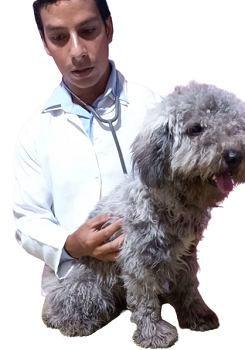
#> input picture assets/luis.png, 245 x 350 px
$ python -i covers.py   (imports and definitions only)
#> lines starting #> are read from the running program, lines starting #| are printed output that depends on the picture
#> further down, picture is the input picture: PIL image 245x350 RGBA; mean R, G, B, A 189, 184.1, 186.6, 255
#!/usr/bin/env python3
"""
Portadas llamativas (estilo YouTube viral) y gancho de texto para el inicio del video.
Todo con Pillow: sin servicios de pago, sin claves.

  hook_overlay(text, W, H, path)           -> PNG transparente con texto enorme (primeros segundos del video)
  make_covers(img_path, text, out_dir, blog) -> cover_h.jpg (1280x720, miniatura de YouTube)
                                               cover_v.jpg (1080x1920, TikTok / Reels / Shorts)
"""
import itertools
import os

from PIL import Image, ImageDraw, ImageEnhance, ImageFilter, ImageFont, ImageOps

ASSETS = os.path.join(os.path.dirname(os.path.abspath(__file__)), "assets")
# Anton (licencia OFL, incluida en assets): letra condensada y gruesa, la más usada en miniaturas que se leen en el móvil.
FONT_BOLD = os.path.join(ASSETS, "Anton-Regular.ttf")
if not os.path.exists(FONT_BOLD):
    FONT_BOLD = "/usr/share/fonts/truetype/dejavu/DejaVuSans-Bold.ttf"
YELLOW, WHITE, RED, BLACK = (255, 230, 0), (255, 255, 255), (255, 60, 60), (0, 0, 0)


# [48 lines left out: functions _split_lines, _fit, _draw_block, not called in this run]


def _enhance(im):
    """Más color, contraste y nitidez: la foto 'salta' en la miniatura."""
    im = ImageEnhance.Color(im).enhance(1.4)
    im = ImageEnhance.Contrast(im).enhance(1.2)
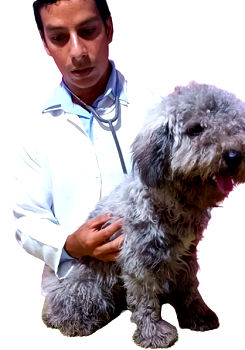
#> im: PIL image 245x350 RGBA; mean R, G, B, A 184.8, 176.3, 180.2, 255
    im = ImageEnhance.Brightness(im).enhance(1.05)
    return im.filter(ImageFilter.UnsharpMask(radius=2, percent=90, threshold=3))
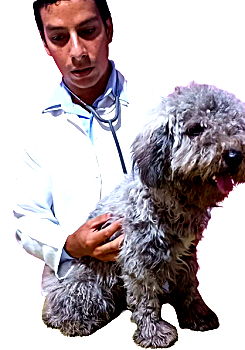
#> returned value: PIL image 245x350 RGBA; mean R, G, B, A 186.7, 177.7, 181.6, 255


# [150 lines left out: functions _badge, _ribbon, _inset, _arrow, _label, hook_overlay and 3 more, not called in this run]

>>> from PIL import Image
>>> picture = Image.open('assets/luis.png')
>>> result = _enhance(picture)
